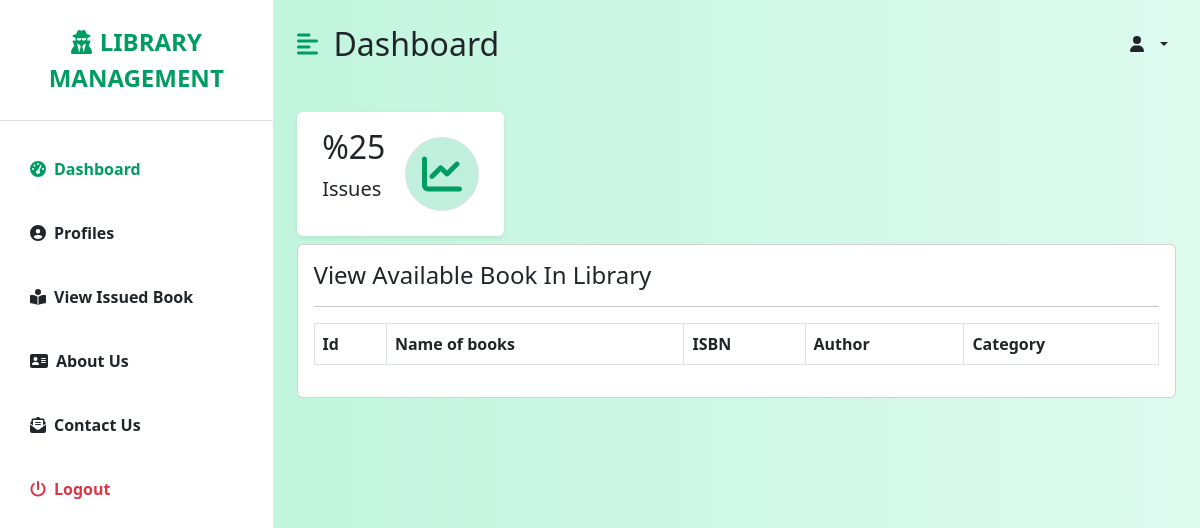
Page /view_book/ on the earlier database version.
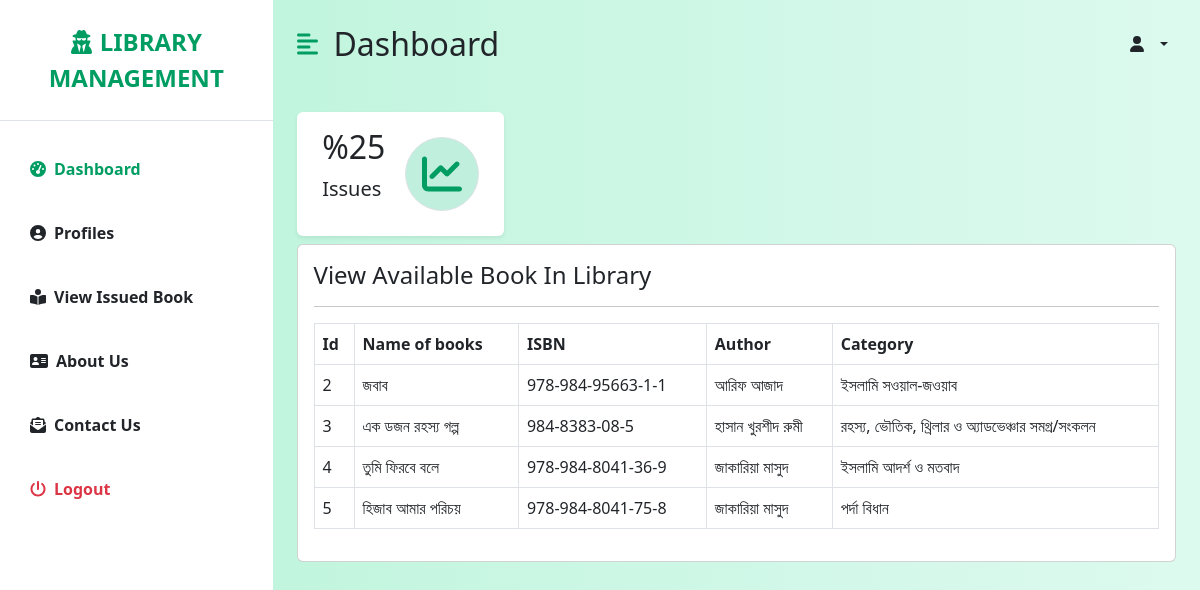
Same page on the later database version.
### Library/models.py (models this page shows, shortened)
class AddBook(models.Model):
    name = models.CharField(max_length=100)
    isbn = models.CharField(max_length=100)
    author = models.CharField(max_length=100)
    category = models.CharField(max_length=255)

### Library/views.py (the view)
# urls.py: path('view_book/', view_book, name="view_book"),
def view_book(request):
    books = AddBook.objects.all()
    return render(request, 'view_book.html', locals())

### templates/view_book.html (shortened to what this page needs)
{% extends "dashboard.html" %}
{% block body %}
<div class="card p-3 mb-3">
    <h4 class="mb-0 mp-0">View Available Book In Library</h4>
    <hr>
    <table class="table table-bordered">
        <thead>
            <tr>
                <th>Id</th>
                <th>Name of books</th>
                <th>ISBN</th>
                <th>Author</th>
                <th>Category</th>
            </tr>
        </thead>
        <tbody>
            {% for record in books %}
              <tr>
                <td>{{ record.id }}</td>
                <td>{{ record.name }}</td>
                <td>{{ record.isbn }}</td>
                <td>{{ record.author }}</td>
                <td>{{ record.category }}</td>
              </tr>
            {% endfor %}
        </tbody>
    </table>
</div>
{% endblock %}

### templates/dashboard.html (shortened to what this page needs)
{% load static %}
<!DOCTYPE html>
<html lang="en">
<head>
    <link rel="stylesheet" href="{% static 'css/fontawesome.min.css' %}">
    <link rel="stylesheet" href="{% static 'css/bootstrap.min.css' %}">
    <link rel="stylesheet" href="{% static 'css/dashboard.css' %}" />
</head>
<body>
    <div class="d-flex" id="wrapper">
        <div class="bg-white" id="sidebar-wrapper">
            <div class="sidebar-heading text-center py-4 primary-text fs-4 fw-bold text-uppercase border-bottom"><i
                    class="fas fa-user-secret me-2"></i>Library Management</div>
            <div class="list-group list-group-flush my-3">
                <a href="/admin_profile/" class="list-group-item list-group-item-action bg-transparent second-text active"><i
                        class="fas fa-tachometer-alt me-2"></i>Dashboard</a>
                {% if user.is_authenticated and user.is_admin %}
                <a href="/profile/" class="list-group-item list-group-item-action bg-transparent second-text fw-bold"><i
                    class="fas fa-user-circle me-2"></i>Profiles</a>
                <a href="/add_book/" class="list-group-item list-group-item-action bg-transparent second-text fw-bold"><i
                        class="fas fa-book me-2"></i>Add Book To Library</a>
                <a href="/view_book/" class="list-group-item list-group-item-action bg-transparent second-text fw-bold"><i
                        class="fas fa-book-open me-2"></i>View Available Book</a>
                <a href="#" class="list-group-item list-group-item-action bg-transparent second-text fw-bold"><i
                        class="fas fa-address-book me-2"></i>Issue New Book</a>
                <a href="#" class="list-group-item list-group-item-action bg-transparent second-text fw-bold"><i
                        class="fas fa-book-reader me-2"></i>View Issued Book</a>
                <a href="#" class="list-group-item list-group-item-action bg-transparent second-text fw-bold"><i
                        class="fas fa-user-graduate me-2"></i>View Student</a>
                <a href="/user_logout/" class="list-group-item list-group-item-action bg-transparent text-danger fw-bold"><i
                        class="fas fa-power-off me-2"></i>Logout</a>
                {% else %}
                <a href="/profile/" class="list-group-item list-group-item-action bg-transparent second-text fw-bold"><i
                    class="fas fa-user-circle me-2"></i>Profiles</a>
                <a href="#" class="list-group-item list-group-item-action bg-transparent second-text fw-bold"><i
                    class="fas fa-book-reader me-2"></i>View Issued Book</a>
                <a href="#" class="list-group-item list-group-item-action bg-transparent second-text fw-bold"><i
                    class="fas fa-address-card me-2"></i>About Us</a>
                <a href="#" class="list-group-item list-group-item-action bg-transparent second-text fw-bold"><i
                    class="fas fa-envelope-open-text me-2"></i>Contact Us</a>
                <a href="/user_logout/" class="list-group-item list-group-item-action bg-transparent text-danger fw-bold"><i
                    class="fas fa-power-off me-2"></i>Logout</a>
                {% endif %}
            </div>
        </div>
        <div id="page-content-wrapper">
            <nav class="navbar navbar-expand-lg navbar-light bg-transparent py-4 px-4">
                <div class="d-flex align-items-center">
                    <i class="fas fa-align-left primary-text fs-4 me-3" id="menu-toggle"></i>
                    <h2 class="fs-2 m-0">Dashboard</h2>
                </div>
                <div class="collapse navbar-collapse" id="navbarSupportedContent">
                    <ul class="navbar-nav ms-auto mb-2 mb-lg-0">
                        <li class="nav-item dropdown">
                            <a class="nav-link dropdown-toggle second-text fw-bold" href="#" id="navbarDropdown"
                                role="button" data-bs-toggle="dropdown" aria-expanded="false">
                                <i class="fas fa-user me-2"></i> {% if user.is_authenticated %}{{user.username}}{% endif %}
                            </a>
                        </li>
                    </ul>
                </div>
            </nav>
            <div class="container-fluid px-4">
                <div class="row g-3 my-2">
                    {% if user.is_admin %}
                    <div class="col-md-3">
                        <div class="p-3 bg-white shadow-sm d-flex justify-content-around align-items-center rounded">
                            <div>
                                <h3 class="fs-2">{{ books|length }}</h3>
                                <p class="fs-5">Books</p>
                            </div>
                            <i class="fas fa-gift fs-1 primary-text border rounded-full secondary-bg p-3"></i>
                        </div>
                    </div>
                    <div class="col-md-3">
                        <div class="p-3 bg-white shadow-sm d-flex justify-content-around align-items-center rounded">
                            <div>
                                <h3 class="fs-2">4920</h3>
                                <p class="fs-5">Issues</p>
                            </div>
                            <i
                                class="fas fa-hand-holding-usd fs-1 primary-text border rounded-full secondary-bg p-3"></i>
                        </div>
                    </div>
                    <div class="col-md-3">
                        <div class="p-3 bg-white shadow-sm d-flex justify-content-around align-items-center rounded">
                            <div>
                                <h3 class="fs-2">3899</h3>
                                <p class="fs-5">Students</p>
                            </div>
                            <i class="fas fa-truck fs-1 primary-text border rounded-full secondary-bg p-3"></i>
                        </div>
                    </div>
                    {% else %}
                    <div class="col-md-3">
                        <div class="p-3 bg-white shadow-sm d-flex justify-content-around align-items-center rounded">
                            <div>
                                <h3 class="fs-2">%25</h3>
                                <p class="fs-5">Issues</p>
                            </div>
                            <i class="fas fa-chart-line fs-1 primary-text border rounded-full secondary-bg p-3"></i>
                        </div>
                    </div>
                    {% endif %}
                </div>
                {% block body %}
                {% endblock body %}
            </div>
        </div>
    </div>
</body>
</html>

### static/css/dashboard.css (style rules this page uses)
:root { --main-bg-color: #009d63; --main-text-color: #009d63; --second-bg-color: #c1efde; }
.primary-text { color: var(--main-text-color); }
.second-text { color: var(--second-text-color); }
.secondary-bg { background-color: var(--second-bg-color); }
.rounded-full { border-radius: 100%; }
#wrapper { overflow-x: hidden; background-image: linear-gradient( to right, #baf3d7, #c2f5de, #cbf7e4, #d4f8ea, #ddfaef ); }
#sidebar-wrapper { min-height: 100vh; margin-left: -15rem; -webkit-transition: margin 0.25s ease-out; -moz-transition: margin 0.25s ease-out; -o-transition: margin 0.25s ease-out; transition: margin 0.25s ease-out; }
#sidebar-wrapper .sidebar-heading { padding: 0.875rem 1.25rem; font-size: 1.2rem; }
#sidebar-wrapper .list-group { width: 15rem; }
#page-content-wrapper { min-width: 100vw; }
#menu-toggle { cursor: pointer; }
.list-group-item { border: none; padding: 20px 30px; }
.list-group-item.active { background-color: transparent; color: var(--main-text-color); font-weight: bold; border: none; }
@media (min-width: 768px) { #sidebar-wrapper { margin-left: 0; } }
@media (min-width: 768px) { #page-content-wrapper { min-width: 0; width: 100%; } }

Differences in the rows shown:
added AddBook: id "2", name "জবাব", isbn "978-984-95663-1-1", author "আরিফ আজাদ", category "ইসলামি সওয়াল-জওয়াব"
added AddBook: id "3", name "এক ডজন রহস্য গল্প", isbn "984-8383-08-5", author "হাসান খুরশীদ রুমী", category "রহস্য, ভৌতিক, থ্রিলার ও অ্যাডভেঞ্চার সমগ্র/সংকলন"
added AddBook: id "4", name "তুমি ফিরবে বলে", isbn "978-984-8041-36-9", author "জাকারিয়া মাসুদ", category "ইসলামি আদর্শ ও মতবাদ"
added AddBook: id "5", name "হিজাব আমার পরিচয়", isbn "978-984-8041-75-8", author "জাকারিয়া মাসুদ", category "পর্দা বিধান"
